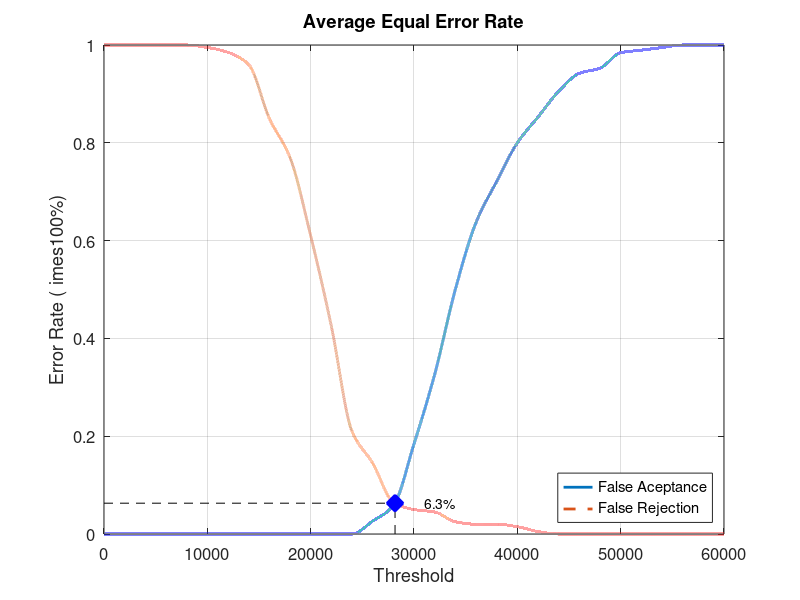
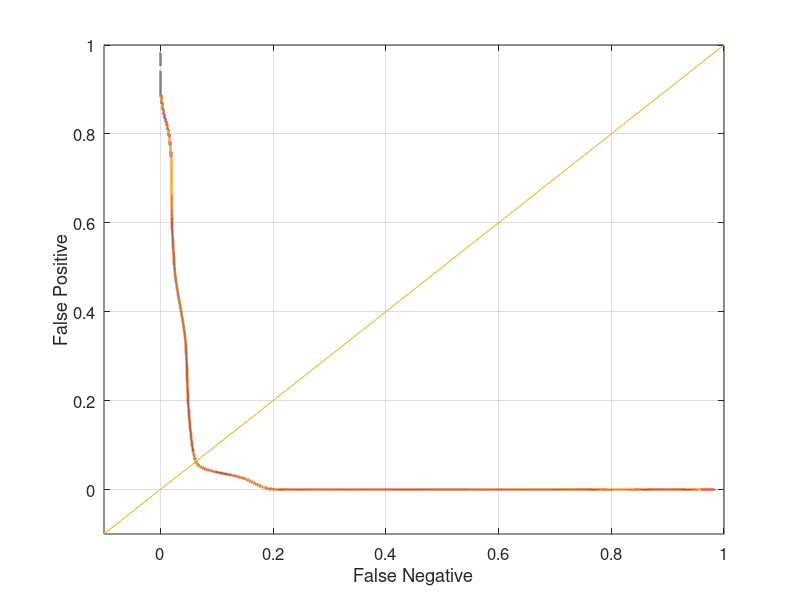

Write the MATLAB code that produced these figures, in order.
close all;
clear;
clc;
x = 0:2000:60000;
xq = 0:0.5:60000;

y0 = [0 0 0 0 0 0 0 0 0 0 0 0 0 0.0263158 0.0578947 0.184211 0.326316 0.5 0.636842 0.721053 0.8 0.852632 0.905263 0.942105 0.952632 0.984211 0.989474 0.994737 1 1 1]
yy0 = interp1(x, y0, xq, 'pchip');
y1 = [1 1 1 1 1 0.995 0.985 0.96 0.85 0.77 0.61 0.425 0.21 0.145 0.065 0.05 0.045 0.025 0.02 0.02 0.015 0.005 0 0 0 0 0 0 0 0 0]
yy1 = interp1(x, y1, xq, 'pchip');

% Calculating EER: 
y2 = abs(y0 - y1);
find(y2 == min(y2))
yy2 = abs(yy0 - yy1);
xEER = find(yy2 == min(yy2));
xEERIndex = xq(xEER) % X-axis EER
yEER = yy0(xEER) % Y-axis EER

main = figure
plot(xq, yy0,'-','LineWidth', 2);	hold on
plot(xq, yy1,'--','LineWidth', 2);	hold on
plot([xEERIndex xEERIndex], [0 yEER], 'k--');	hold on
plot([0 xEERIndex], [yEER yEER], 'k--');	hold on
plot(xEERIndex, yEER, 'bx', 'LineWidth', 10);	hold on
text(xEERIndex + 10 * xEERIndex / 100, yEER, [num2str(round((10000 * yEER)) / 100) '%'])
legend('False Aceptance', 'False Rejection', 'Location', 'SouthEast')
xlabel('Threshold')
ylabel('Error Rate (	imes100%)')
title('Average Equal Error Rate')
set(gca, 'FontSize', 12)
axis([0 60000 0 1])
grid on

print(main, 'Database3_1Main', '-dpng');
FNRxFPR = figure('Color', [1 1 1]);
plot(yy1, yy0, '-', yy1, yy0, 'LineWidth', 2);
hold on
y = -0.1:0.1:1
plot(y, y); 
set(gca, 'FontSize', 12)
xlabel('False Negative')
ylabel('False Positive')
axis([-0.1 1 -0.1 1])
set(gca, 'FontSize', 12)
grid on

print(FNRxFPR, 'Database3_1FNRxFPR','-dpng');
